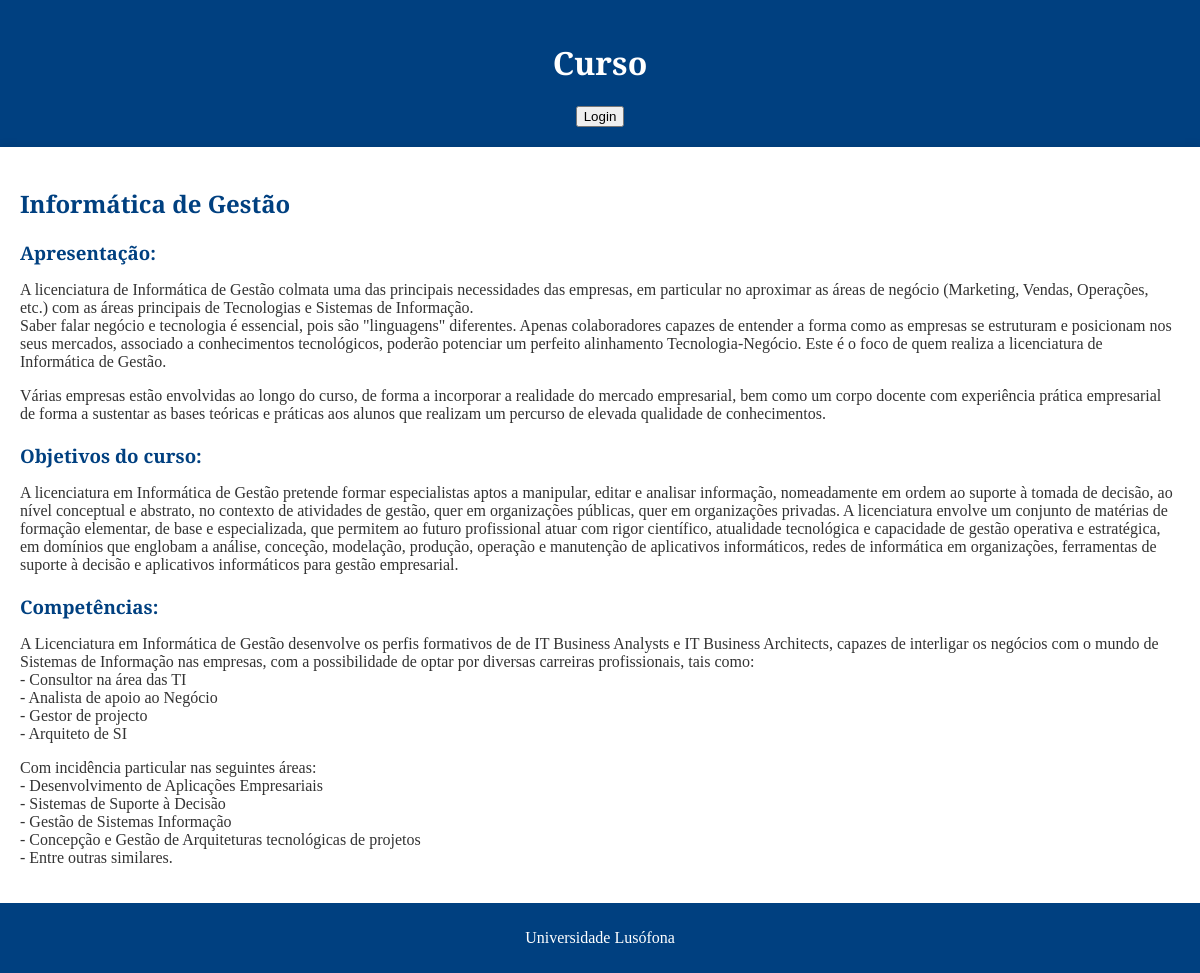
Page /curso/curso/3/ on the committed database.
### curso/models.py (models this page shows, shortened)
class Curso(models.Model):
    nome = models.CharField(max_length=200)
    apresentacao = models.TextField()
    objetivos = models.TextField()
    competencias = models.TextField()

### curso/views.py (the view)
# urls.py: path('curso/<int:curso_id>/', views.curso_view, name='curso'),
def curso_view(request, curso_id):
    curso = Curso.objects.get(id=curso_id)
    context = {
        'curso': curso
    }
    return render(request, 'curso/curso.html', context)

### curso/templates/curso/curso.html (shortened to what this page needs)
{% extends 'curso/layout.html' %}
{% block content %}
<div>
    <h2>{{ curso.nome }}</h2>
    <div>
        <h3 class="section-title">Apresentação:</h3>
        <p>{{ curso.apresentacao| linebreaks }}</p>
    </div>
    <div>
        <h3 class="section-title">Objetivos do curso:</h3>
        <p>{{ curso.objetivos|linebreaks }}</p>
    </div>
    <div>
        <h3 class="section-title">Competências:</h3>
        <p>{{ curso.competencias|linebreaks }}</p>
    </div>
</div>
{% endblock %}

### curso/static/curso/estilo.css (style rules this page uses)
body { font-family: 'Playfair Display', serif; margin: 0; padding: 0; background-color: #f4f4f4; color: #333; }
h2, h3 { color: #004080; }
.section-title { font-weight: bold; margin-top: 20px; margin-bottom: 10px; }

### rows in the picture
Curso: nome "Informática de Gestão", apresentacao "A licenciatura de Informática de Gestão colmata uma das principais necessidades das empresas, em particular no aproximar as áreas de negócio (Marketing, Vendas, Operações, etc.) com as áreas principais de Tecnologias e Sistemas de Informação. Saber falar negócio e tecnologia é essencial, pois são \"linguagens\" diferentes. Apenas colaboradores capazes de entender a forma como as empresas se estruturam e posicionam nos seus mercados, associado a conhecimentos tecnológicos, poderão potenciar um perfeito alinhamento Tecnologia-Negócio. Este é o foco de quem realiza a licenciatura de Informática de Gestão. Várias empresas estão envolvidas ao longo do curso, de forma a incorporar a realidade do…", objetivos "A licenciatura em Informática de Gestão pretende formar especialistas aptos a manipular, editar e analisar informação, nomeadamente em ordem ao suporte à tomada de decisão, ao nível conceptual e abstrato, no contexto de atividades de gestão, quer em organizações públicas, quer em organizações privadas. A licenciatura envolve um conjunto de matérias de formação elementar, de base e especializada, que permitem ao futuro profissional atuar com rigor científico, atualidade tecnológica e capacidade de gestão operativa e estratégica, em domínios que englobam a análise, conceção, modelação, produção, operação e manutenção de aplicativos informáticos, redes de informática em organizações,…", competencias "A Licenciatura em Informática de Gestão desenvolve os perfis formativos de de IT Business Analysts e IT Business Architects, capazes de interligar os negócios com o mundo de Sistemas de Informação nas empresas, com a possibilidade de optar por diversas carreiras profissionais, tais como: - Consultor na área das TI - Analista de apoio ao Negócio - Gestor de projecto - Arquiteto de SI Com incidência particular nas seguintes áreas: - Desenvolvimento de Aplicações Empresariais - Sistemas de Suporte à Decisão - Gestão de Sistemas Informação - Concepção e Gestão de Arquiteturas tecnológicas de projetos - Entre outras similares."
